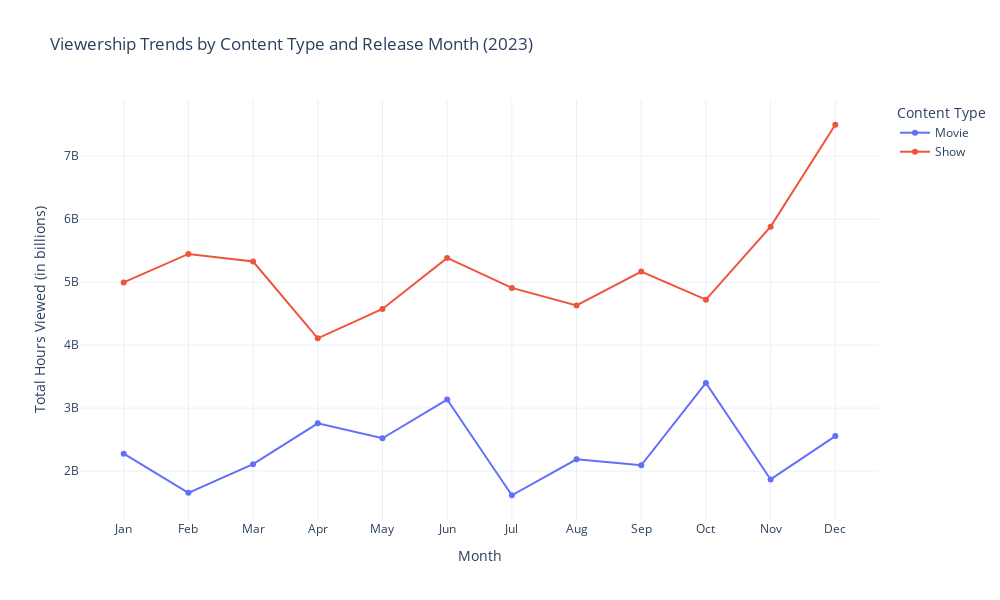

Write notebook code for a chart like this one.
### Markdown cell above
VIEWERSHIP TRENDS BY CONTENT TYPE

### Code cell
monthly_viewership_by_type = netflix_data.pivot_table(index='Release Month',
                                                      columns='Content Type',
                                                      values='Hours Viewed',
                                                      aggfunc='sum')
fig = go.Figure()
for content_type in monthly_viewership_by_type.columns:
    fig.add_trace(
        go.Scatter(
            x=monthly_viewership_by_type.index,
            y=monthly_viewership_by_type[content_type],
            mode='lines+markers',
            name=content_type
        )
    )
fig.update_layout(
    title='Viewership Trends by Content Type and Release Month (2023)',
    xaxis_title='Month',
    yaxis_title='Total Hours Viewed (in billions)',
    xaxis=dict(
        tickmode='array',
        tickvals=list(range(1, 13)),
        ticktext=['Jan', 'Feb', 'Mar', 'Apr', 'May', 'Jun', 'Jul', 'Aug', 'Sep', 'Oct', 'Nov', 'Dec']
    ),
    height=600,
    width=1000,
    legend_title='Content Type'
)
fig.show()

### Figure 1 — Plotly figure (JSON) as saved in the notebook; plotly's stock layout.template omitted (floating-point values rounded to 4 significant figures)
{"data": [{"mode": "lines+markers", "name": "Movie", "type": "scatter", "x": [1.0, 2.0, 3.0, 4.0, 5.0, 6.0, 7.0, 8.0, 9.0, 10.0, 11.0, 12.0], "y": [2276000000.0, 1654000000.0, 2109000000.0, 2758000000.0, 2520000000.0, 3136000000.0, 1616000000.0, 2186000000.0, 2092000000.0, 3400000000.0, 1867000000.0, 2555000000.0]}, {"mode": "lines+markers", "name": "Show", "type": "scatter", "x": [1.0, 2.0, 3.0, 4.0, 5.0, 6.0, 7.0, 8.0, 9.0, 10.0, 11.0, 12.0], "y": [4996000000.0, 5449000000.0, 5328000000.0, 4108000000.0, 4574000000.0, 5386000000.0, 4909000000.0, 4631000000.0, 5170000000.0, 4723000000.0, 5883000000.0, 7501000000.0]}], "layout": {"height": 600, "legend": {"title": {"text": "Content Type"}}, "title": {"text": "Viewership Trends by Content Type and Release Month (2023)"}, "width": 1000, "xaxis": {"tickmode": "array", "ticktext": ["Jan", "Feb", "Mar", "Apr", "May", "Jun", "Jul", "Aug", "Sep", "Oct", "Nov", "Dec"], "tickvals": [1, 2, 3, 4, 5, 6, 7, 8, 9, 10, 11, 12], "title": {"text": "Month"}}, "yaxis": {"title": {"text": "Total Hours Viewed (in billions)"}}}}
